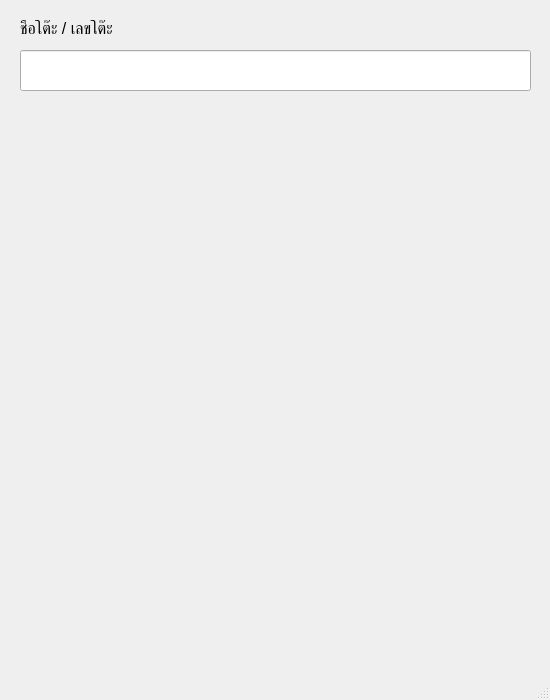
<?xml version="1.0" encoding="UTF-8"?>
<ui version="4.0">
 <class>MainWindow</class>
 <widget class="QMainWindow" name="MainWindow">
  <property name="geometry">
   <rect>
    <x>0</x>
    <y>0</y>
    <width>550</width>
    <height>700</height>
   </rect>
  </property>
  <property name="minimumSize">
   <size>
    <width>550</width>
    <height>700</height>
   </size>
  </property>
  <property name="maximumSize">
   <size>
    <width>550</width>
    <height>700</height>
   </size>
  </property>
  <property name="windowTitle">
   <string>MainWindow</string>
  </property>
  <widget class="QWidget" name="centralwidget">
   <widget class="QLineEdit" name="lineEdit">
    <property name="geometry">
     <rect>
      <x>20</x>
      <y>50</y>
      <width>511</width>
      <height>41</height>
     </rect>
    </property>
    <property name="font">
     <font>
      <pointsize>12</pointsize>
     </font>
    </property>
    <property name="text">
     <string/>
    </property>
   </widget>
   <widget class="QLabel" name="label">
    <property name="geometry">
     <rect>
      <x>20</x>
      <y>20</y>
      <width>171</width>
      <height>16</height>
     </rect>
    </property>
    <property name="font">
     <font>
      <pointsize>12</pointsize>
     </font>
    </property>
    <property name="text">
     <string>ชื่อโต๊ะ / เลขโต๊ะ</string>
    </property>
   </widget>
  </widget>
  <widget class="QMenuBar" name="menubar">
   <property name="geometry">
    <rect>
     <x>0</x>
     <y>0</y>
     <width>550</width>
     <height>21</height>
    </rect>
   </property>
  </widget>
  <widget class="QStatusBar" name="statusbar"/>
 </widget>
 <resources/>
 <connections/>
</ui>
